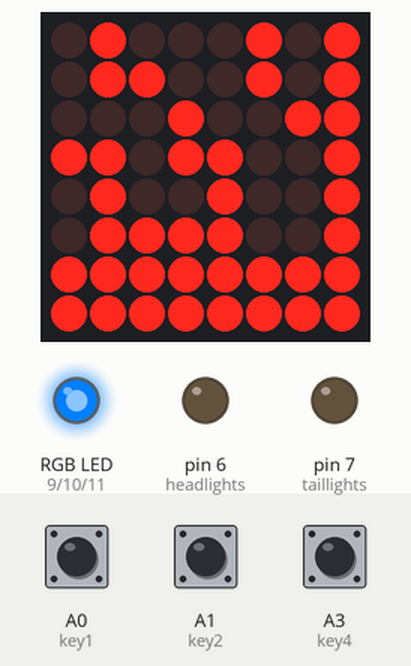
Recording of a sketch running on a simulated Arduino Uno, built with avr-gcc and run on an emulated ATmega328P. On the bench: 8×8 LED matrix, an RGB LED mixed from three pins (HIGH = lit), output pins drawn as LEDs (lit = HIGH). The inputs (shaded band) are chosen by the test bench; at power-on: A3 (key4) LOW, A0 (key1) LOW, A1 (key2) LOW.

Above: at 1.29 s.
1.3 s: A3 (key4) pulled HIGH for 3.2 s
At 3.2 s:
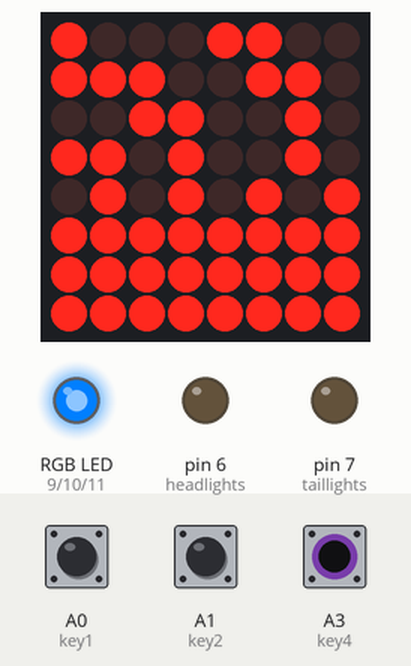
6.0 s: A3 (key4) pulled HIGH for 0.15 s
At 7.06 s:
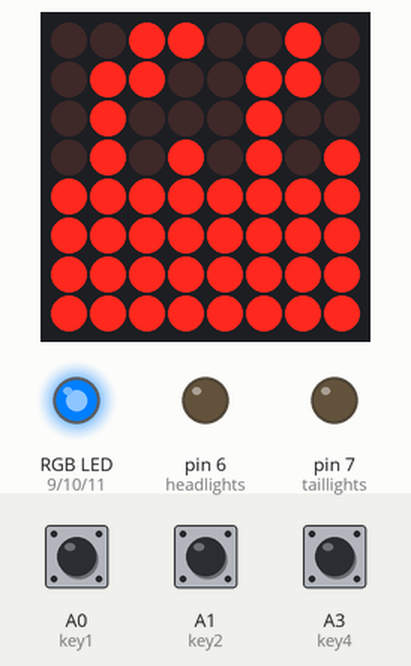
9.1 s: A3 (key4) pulled HIGH for 1 s
At 10.23 s:
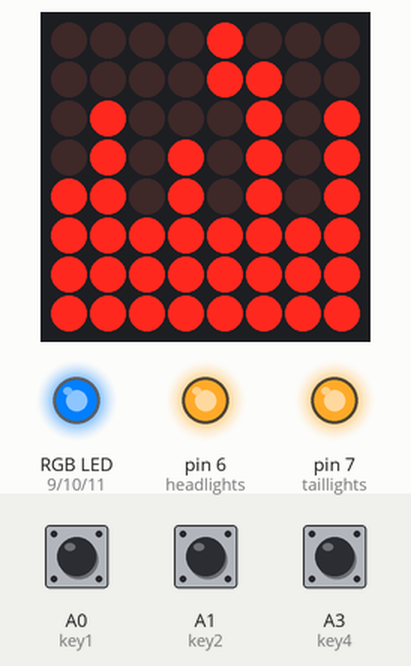
Timing chart, 0 to 12.1 s (numbered marks = the images above; inputs shaded):
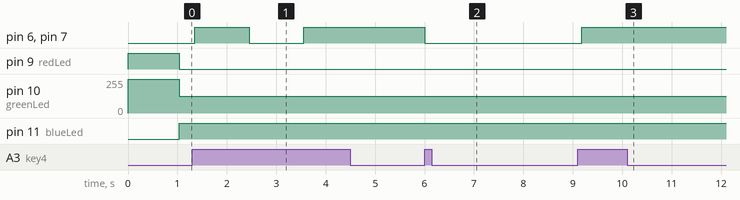

The sketch:

PinewoodDerbyCar.ino
```cpp
#include <Wire.h>
#include "Adafruit_LEDBackpack.h"
#include "Adafruit_GFX.h"
int headlights = 6;
int taillights = 7;
int redLed = 9;
int greenLed = 10;
int blueLed = 11;
int key1 = A0;
int key2 = A1;
int key3 = A2;
int key4 = A3;
static String mode = "null";
String myNum = "O44"; // race car number. MUST BE 3-DIGITS!
static int ledState;
static int spkrState;
int speaker = 5 ;
Adafruit_8x8matrix matrix = Adafruit_8x8matrix();
static boolean headlightsOn;
static boolean taillightsOn;
void setup() {
  matrix.begin(0x70);  // pass in the address
  pinMode(headlights, OUTPUT);
  pinMode(taillights, OUTPUT);
  pinMode(redLed, OUTPUT);
  pinMode(greenLed, OUTPUT);
  pinMode(blueLed, OUTPUT);
  pinMode(key1, INPUT);
  pinMode(key2, INPUT);
  pinMode(key3, INPUT);
  pinMode(key4, INPUT);
  ledState = 0;
  int key1s = digitalRead(key1);
  int key2s = digitalRead(key2);
  if (key1s == 1) {
    mode = "Vote";
  } else if (key2s == 1) {
    mode = "Race";
  }
  if (mode == "Vote") {
    digitalWrite(headlights, HIGH);
    headlightsOn = true;
    digitalWrite(taillights, HIGH);
    taillightsOn = true;
    digitalWrite(redLed, HIGH);
    digitalWrite(greenLed, HIGH);
    digitalWrite(blueLed, HIGH);
  } else {
    digitalWrite(headlights, LOW);
    headlightsOn = false;
    digitalWrite(taillights, LOW);
    taillightsOn = false;
    setColor(255, 255, 0);  // orange
  }
}
static const uint8_t PROGMEM
  f1_bmp[] =
  { B00001000,
    B00001100,
    B01000101,
    B01010101,
    B11010101,
    B11111111,
    B11111111,
    B11111111 },
  f2_bmp[] =
  { B01001000,
    B00101110,
    B00100010,
    B01101010,
    B11001011,
    B11111111,
    B11111111,
    B11111111 },
  f3_bmp[] =
  { B01000101,
    B01100101,
    B00010011,
    B11011001,
    B01001001,
    B01111001,
    B11111111,
    B11111111 },
  f4_bmp[] =
  { B10001100,
    B11100110,
    B00110010,
    B11010010,
    B01010101,
    B11111111,
    B11111111,
    B11111111 },
  f5_bmp[] =
  { B00110010,
    B01100110,
    B01000100,
    B01010101,
    B11111111,
    B11111111,
    B11111111,
    B11111111 };
static int x = 0;
void loop() {
  if (x == -93) {
    x = 0;
  }
  int key4s = digitalRead(key4);
  if (key4s == 1) {
    if (headlightsOn == 1) {
      digitalWrite(headlights, LOW);
      headlightsOn = false;
      digitalWrite(taillights, LOW);
      taillightsOn = false;
      delay(1000);
    } else {
      digitalWrite(headlights, HIGH);
      headlightsOn = true;
      digitalWrite(taillights, HIGH);
      taillightsOn = true;
      delay(1000);
    }
  }

  matrix.setRotation(3);
  if(ledState == 10 && mode != "Vote") {
    setColor(0, 127, 255);
  }
  if (mode == "Vote") {
    matrix.setTextSize(1);
    matrix.setTextWrap(false);  // we dont want text to wrap so it scrolls nicely
    matrix.setTextColor(LED_ON);
    matrix.clear();
    matrix.setCursor(x,0);
    matrix.print("Vote for "+myNum+"!");
    matrix.writeDisplay();

  } else {
    if (ledState % 5 == 0) {
      matrix.clear();
      matrix.drawBitmap(0, 0, f1_bmp, 8, 8, LED_ON);
      matrix.writeDisplay();
    } else if (ledState % 5 == 1) {
      matrix.clear();
      matrix.drawBitmap(0, 0, f2_bmp, 8, 8, LED_ON);
      matrix.writeDisplay();
    } else if (ledState % 5 == 2) {
      matrix.clear();
      matrix.drawBitmap(0, 0, f3_bmp, 8, 8, LED_ON);
      matrix.writeDisplay();
    } else if (ledState % 5 == 3) {
      matrix.clear();
      matrix.drawBitmap(0, 0, f4_bmp, 8, 8, LED_ON);
      matrix.writeDisplay();
    } else if (ledState % 5 == 4) {
      matrix.clear();
      matrix.drawBitmap(0, 0, f5_bmp, 8, 8, LED_ON);
      matrix.writeDisplay();
    }
  }


  x = x - 1;
  ledState = ledState + 1;
  delay(100);
}

void setColor(int red, int green, int blue)
{
  analogWrite(redLed, red);
  analogWrite(greenLed, green);
  analogWrite(blueLed, blue);
}
```

Measured:
- after the input at 1.3 s, pin 6 (headlights), pin 7 (taillights): LOW → HIGH after 0.05 s, → LOW 1.1 s later, → HIGH 1.1 s later
- after the input at 6.0 s, pin 6 (headlights), pin 7 (taillights): HIGH → LOW at once
- after the input at 9.1 s, pin 6 (headlights), pin 7 (taillights): LOW → HIGH after 0.08 s
- what the display in image 1 shows lasts 1.1 s, from 2.4 s to 3.5 s
